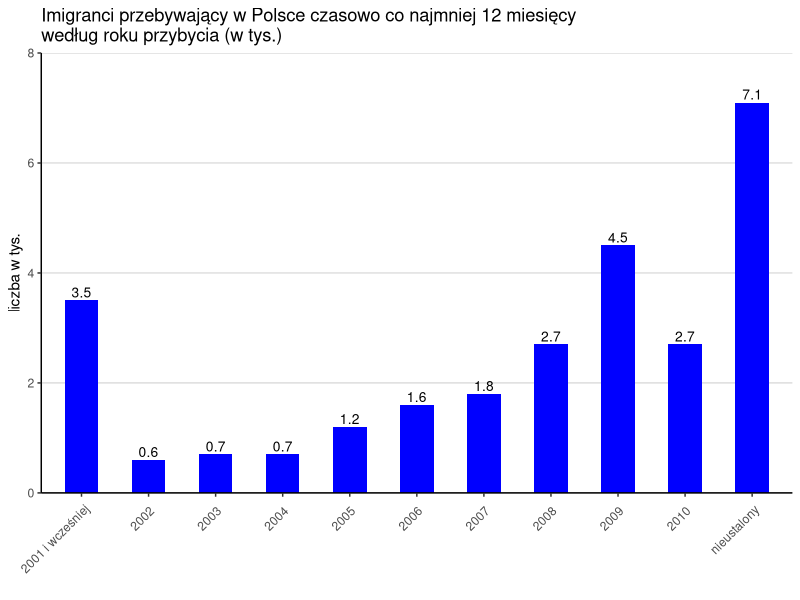

The R script that drew this image:
## ---- chunk 1
library("dplyr")
library("ggplot2")
df <- data.frame(rok = c("2001 i wcześniej", "2002", "2003", "2004", "2005", "2006", "2007", "2008", "2009", "2010", "nieustalony"),
                 ilosc = c(3.5, 0.6, 0.7, 0.7, 1.2, 1.6, 1.8, 2.7, 4.5, 2.7, 7.1))



ggplot(data = df, aes(x = rok, y = ilosc)) +
  geom_col(fill = "blue", width = 0.5) +
  geom_text(aes(label = ilosc), vjust=-0.3, size=3.5) +
  labs(x = "", y = "liczba w tys.", title = "Imigranci przebywający w Polsce czasowo co najmniej 12 miesięcy\nwedług roku przybycia (w tys.)") +
  scale_y_continuous(
    breaks = seq(0, 8, 2),
    limits = c(0, 8),
    expand = expansion(mult = c(0, 0))) +
  theme(
    axis.line.y = element_line(size = 0.5, linetype = "solid", colour = "black"),
    axis.line.x = element_line(size = 0.5, linetype = "solid", colour = "black"),
    panel.grid.major.x = element_blank(),
    panel.grid.minor.y = element_blank(),
    panel.grid.major.y = element_line(size = 0.25, linetype = "solid", colour = "gray"),
    panel.background = element_rect(fill = "white", colour = "white"),
    axis.text.x = element_text(angle=45,hjust=0.95,vjust=0.9)
  )
